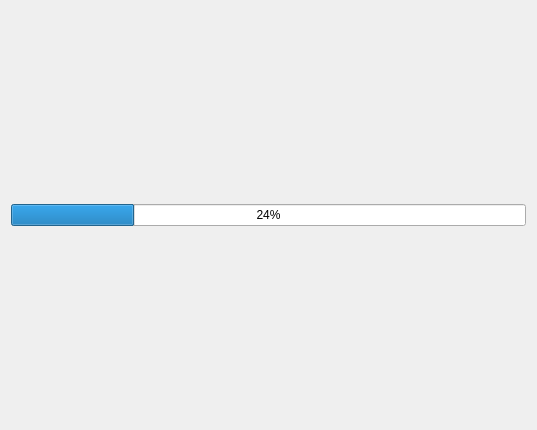
<?xml version="1.0" encoding="UTF-8"?>
<ui version="4.0">
 <class>myplane</class>
 <widget class="QWidget" name="myplane">
  <property name="geometry">
   <rect>
    <x>0</x>
    <y>0</y>
    <width>537</width>
    <height>430</height>
   </rect>
  </property>
  <property name="windowTitle">
   <string>Form</string>
  </property>
  <property name="styleSheet">
   <string notr="true"/>
  </property>
  <layout class="QGridLayout" name="gridLayout">
   <item row="0" column="0">
    <widget class="QProgressBar" name="progressBar">
     <property name="value">
      <number>24</number>
     </property>
    </widget>
   </item>
  </layout>
 </widget>
 <resources/>
 <connections/>
</ui>
